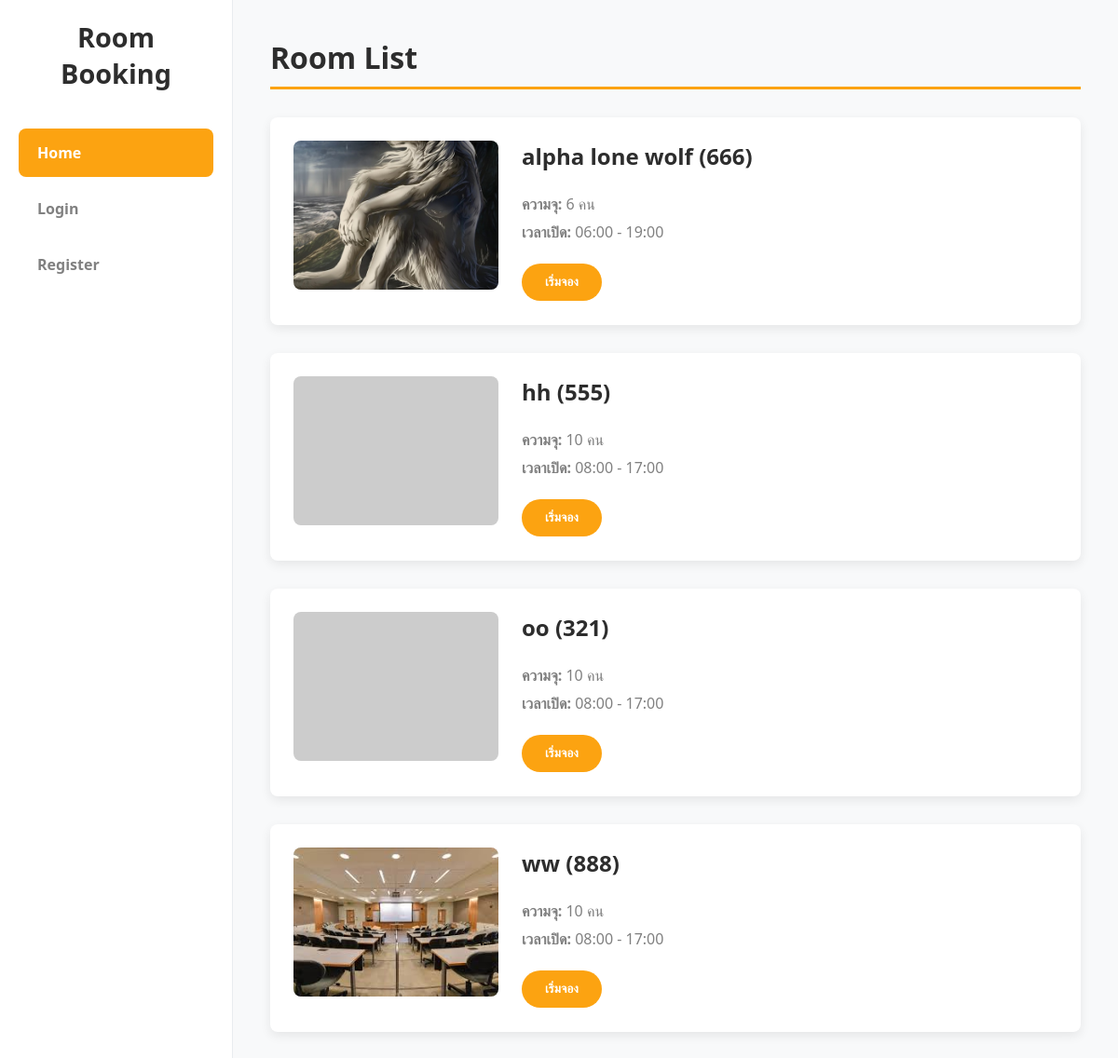
The page / on the database its author committed.
### booking/models.py (models this page shows, shortened)
class Room(models.Model):
    STATUS_CHOICES = [
        ('open', 'เปิดให้จอง'),
        ('closed', 'ปิดให้จอง'),
    ]
    room_code = models.CharField(max_length=10, unique=True, verbose_name="รหัสห้อง")
    name = models.CharField(max_length=100, verbose_name="ชื่อห้อง")
    capacity = models.PositiveIntegerField(verbose_name="ความจุ")
    start_time_available = models.TimeField(default=time(8, 0), verbose_name="เวลาเริ่มเปิดให้จอง")
    end_time_available = models.TimeField(default=time(17, 0), verbose_name="เวลาสิ้นสุดการจอง")
    status = models.CharField(max_length=10, choices=STATUS_CHOICES, default='open', verbose_name="สถานะ")
    image = models.ImageField(upload_to='room_images/', null=True, blank=True, verbose_name="รูปภาพห้อง")

### booking/views.py (the view)
# urls.py: path('', views.room_list_view, name='room_list'),
def room_list_view(request):
    rooms = Room.objects.filter(status='open').order_by('name')
    today = date.today()
    todays_booked_slots = set(
        Booking.objects.filter(booking_date=today).values_list('room_id', 'start_time__hour')
    )
    rooms_data = []
    for room in rooms:
        time_slots = []
        start_hour = room.start_time_available.hour
        end_hour = room.end_time_available.hour
        for h in range(start_hour, end_hour):
            is_booked = (room.id, h) in todays_booked_slots
            time_slots.append({
                'hour': f"{h:02d}",
                'is_booked': is_booked
            })
        rooms_data.append({
            'room': room,
            'hours': time_slots
        })
    return render(request, 'booking/room_list.html', {'rooms_data': rooms_data})

### booking/templates/booking/room_list.html (shortened to what this page needs)
{% extends "booking/base.html" %}
{% block content %}
    <h2>Room List</h2>
    {% for data in rooms_data %}
    <div class="room-card">
        <div class="room-info">
            <div class="room-image">
                {% if data.room.image %}
                    <img src="{{ data.room.image.url }}" alt="{{ data.room.name }}">
                {% else %}
                    <img src="https://via.placeholder.com/220x160.png/fca311/ffffff?text=Booking+Room" alt="No image">
                {% endif %}
            </div>
            <div class="room-details">
                <h3>
                    {{ data.room.name }} ({{ data.room.room_code }})
                </h3>
                <p><strong>ความจุ:</strong> {{ data.room.capacity }} คน</p>
                <p><strong>เวลาเปิด:</strong> {{ data.room.start_time_available|time:"H:i" }} - {{ data.room.end_time_available|time:"H:i" }}</p>
                <button class="action-button" data-target="#slots-{{ data.room.id }}">
                    เริ่มจอง
                </button>
            </div>
        </div>
    </div>
    {% empty %}
        <div class="room-card">
            <p>ขออภัย, ขณะนี้ไม่มีห้องว่างให้จอง</p>
        </div>
    {% endfor %}
{% endblock %}

### booking/static/booking/css/style.css (style rules this page uses)
:root { --primary-color: #fca311; --secondary-color: #2d2d2d; --tertiary-color: #808080; --sub-color: #f8f9fa; --font-family: 'Segoe UI', Tahoma, Geneva, Verdana, sans-serif; --border-radius: 8px; --box-shadow: 0 4px 12px rgba(0, 0, 0, 0.08); }
body { font-family: var(--font-family); margin: 0; background-color: var(--sub-color); color: var(--secondary-color); }
.main-content h2 { font-size: 2em; color: var(--secondary-color); border-bottom: 3px solid var(--primary-color); padding-bottom: 10px; margin-top: 0; margin-bottom: 30px; }
.room-card { background-color: white; border-radius: var(--border-radius); box-shadow: var(--box-shadow); margin-bottom: 30px; padding: 25px; overflow: hidden; transition: transform 0.3s ease, box-shadow 0.3s ease; }
.room-info { display: flex; gap: 25px; align-items: flex-start; }
.room-image img { width: 220px; height: 160px; object-fit: cover; border-radius: var(--border-radius); }
.room-details { flex-grow: 1; }
.room-details h3 { margin-top: 0; font-size: 1.5em; color: var(--secondary-color); }
.room-details p { margin: 8px 0; color: var(--tertiary-color); }
.action-button { background-color: var(--primary-color); color: white; padding: 12px 25px; border: none; border-radius: 50px; cursor: pointer; font-weight: bold; margin-top: 15px; transition: background-color 0.3s ease; display: inline-block; text-decoration: none; text-align: center; }

### rows shown on the page
Room: room.image (picture), room.name "alpha lone wolf", room.room_code "666", room.capacity "6", room.start_time_available "06:00", room.end_time_available "19:00"
Room: room.name "hh", room.room_code "555", room.capacity "10", room.start_time_available "08:00", room.end_time_available "17:00"
Room: room.name "oo", room.room_code "321", room.capacity "10", room.start_time_available "08:00", room.end_time_available "17:00"
Room: room.image (picture), room.name "ww", room.room_code "888", room.capacity "10", room.start_time_available "08:00", room.end_time_available "17:00"
